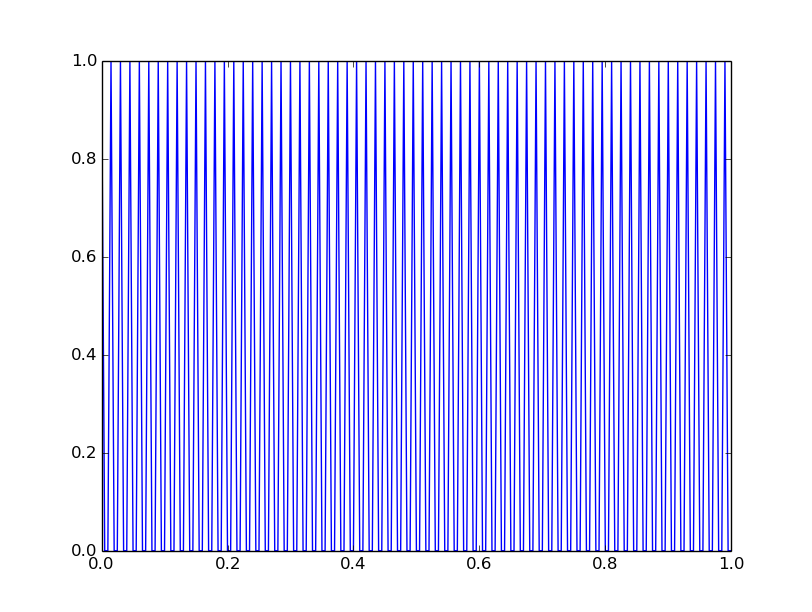
#> input picture images/1.png, 812 x 612 px, found by its file name
$ python recep_field.py
#> lines starting #> are read from the running program, lines starting #| are printed output that depends on the picture
####################################################### README #########################################################

# This file consists of function that convolves an image with a receptive field so that input to the network is
# close to the form perceived by our eyes.

#########################################################################################################################


import numpy as np
import cv2
from parameters import param as par

def rf(inp):
	sca1 =  0.625
	sca2 =  0.125
	sca3 = -0.125
	sca4 = -.5

	#Receptive field kernel
	w = [[	sca4 ,sca3 , sca2 ,sca3 ,sca4],
	 	[	sca3 ,sca2 , sca1 ,sca2 ,sca3],
	 	[ 	sca2 ,sca1 , 	1 ,sca1 ,sca2],
	 	[	sca3 ,sca2 , sca1 ,sca2 ,sca3],
	 	[	sca4 ,sca3 , sca2 ,sca3 ,sca4]]

	pot = np.zeros([par.pixel_x,par.pixel_x])
	ran = [-2,-1,0,1,2]
	ox = 2
	oy = 2

	#Convolution
	for i in range(par.pixel_x):
		for j in range(par.pixel_x):
			summ = 0
			for m in ran:
				for n in ran:
					if (i+m)>=0 and (i+m)<=par.pixel_x-1 and (j+n)>=0 and (j+n)<=par.pixel_x-1:
						summ = summ + w[ox+m][oy+n]*inp[i+m][j+n]/255
			pot[i][j] = summ
	return pot

if __name__ == '__main__':

	img = cv2.imread("mnist1/" + str(1) + ".png", 0)
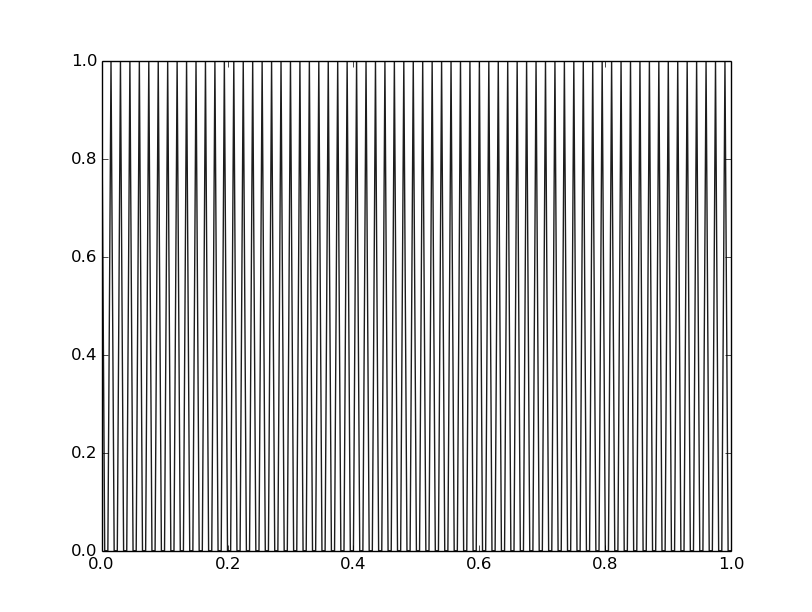
#> img: shape (612, 812); min 0, max 255, mean 213.9
	pot = rf(img)
#> after the loop in rf, `for i in range(par.pixel_x):`:
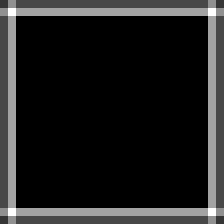
#> pot: shape (28, 28) float64 (shown 8 times larger); min 1.5, max 3.25, mean 1.72; drawn with min black and max white
	max_a = []
	min_a = []
	for i in pot:
		max_a.append(max(i))
		min_a.append(min(i))
#> this loop made 28 passes
#> after the loop, max_a = 28 values, max 3.25 at index 1, min 2.5 at index 0, mean 2.66; min_a = 28 values, max 2.5 at index 1, min 1.5 at index 2, mean 1.6
	print ("max", max(max_a))
#| max 3.25
	print ("min", min(min_a))
#| min 1.5

$ run again, with images/2.png copied over images/1.png
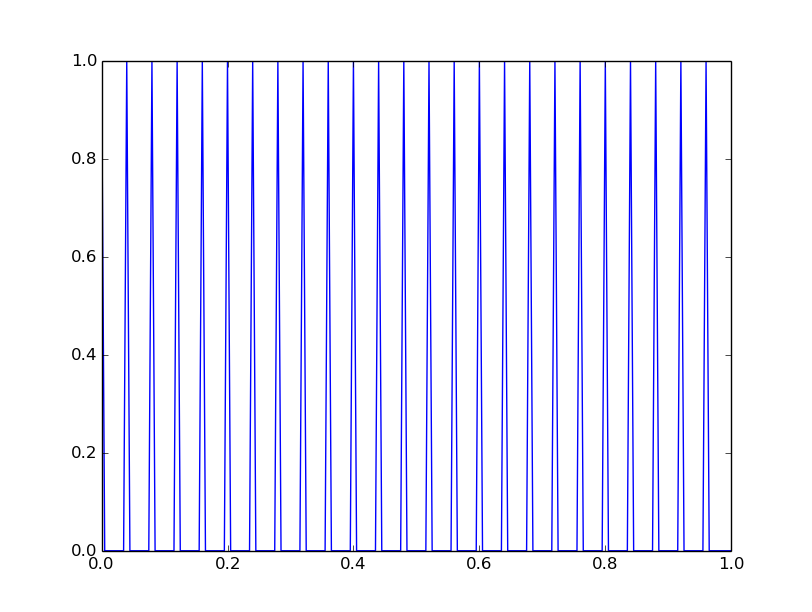
#> input picture images/2.png, 812 x 612 px, found by its file name
#> `img = cv2.imread("mnist1/" + str(1) + ".png", 0)`:
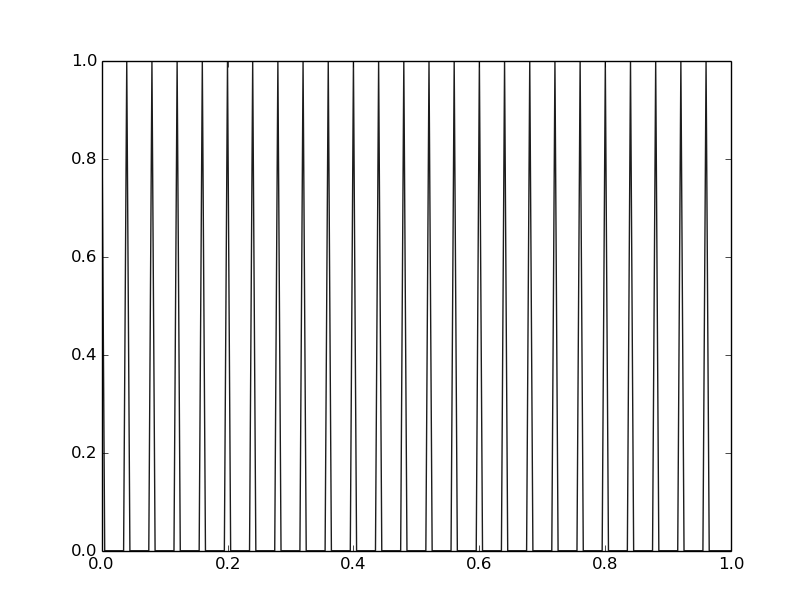
#> img: shape (612, 812); min 0, max 255, mean 238.4
#> the loop `for i in pot:` made 28 passes
#> after the loop `for i in pot:`: max_a = 28 values, max 3.25 at index 1, min 2.5 at index 0, mean 2.66; min_a = 28 values, max 2.5 at index 1, min 1.5 at index 2, mean 1.6
#| max 3.25
#| min 1.5

$ run again, with images/3.png copied over images/1.png
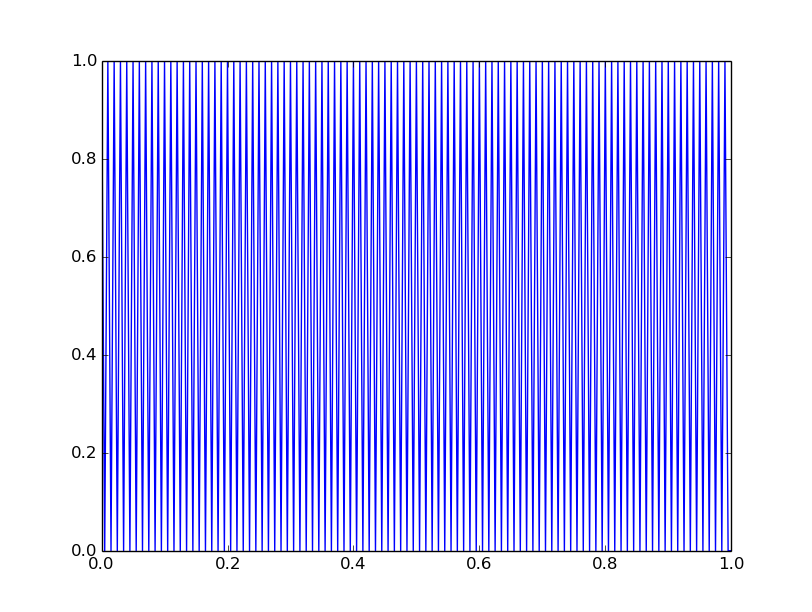
#> input picture images/3.png, 812 x 612 px, found by its file name
#> `img = cv2.imread("mnist1/" + str(1) + ".png", 0)`:
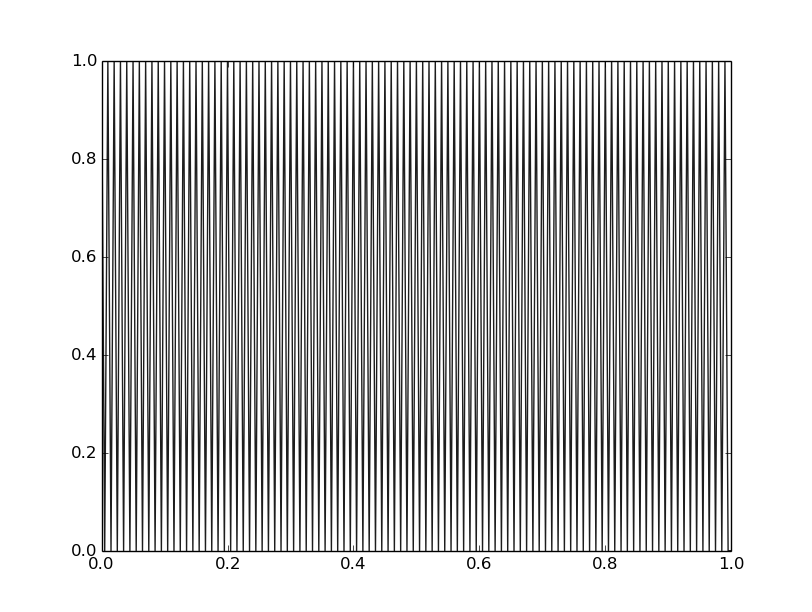
#> img: shape (612, 812); min 0, max 255, mean 198
#> the loop `for i in pot:` made 28 passes
#> after the loop `for i in pot:`: max_a = 28 values, max 3.25 at index 1, min 2.5 at index 0, mean 2.66; min_a = 28 values, max 2.5 at index 1, min 1.5 at index 2, mean 1.6
#| max 3.25
#| min 1.5

$ run again, with images/center.png copied over images/1.png
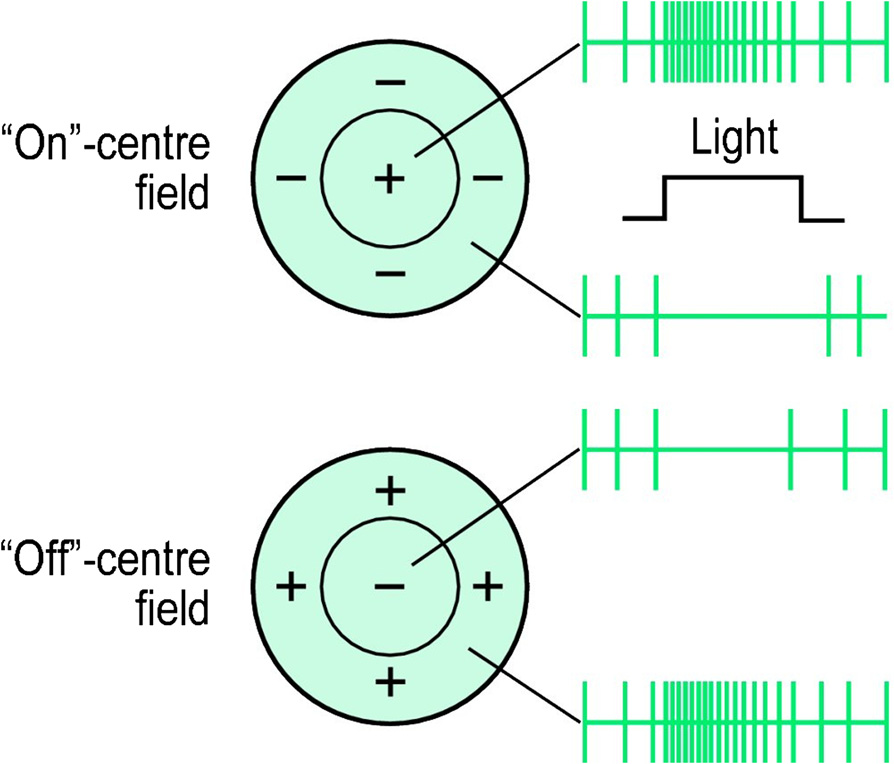
#> input picture images/center.png, 894 x 764 px, found by its file name
#> `img = cv2.imread("mnist1/" + str(1) + ".png", 0)`:
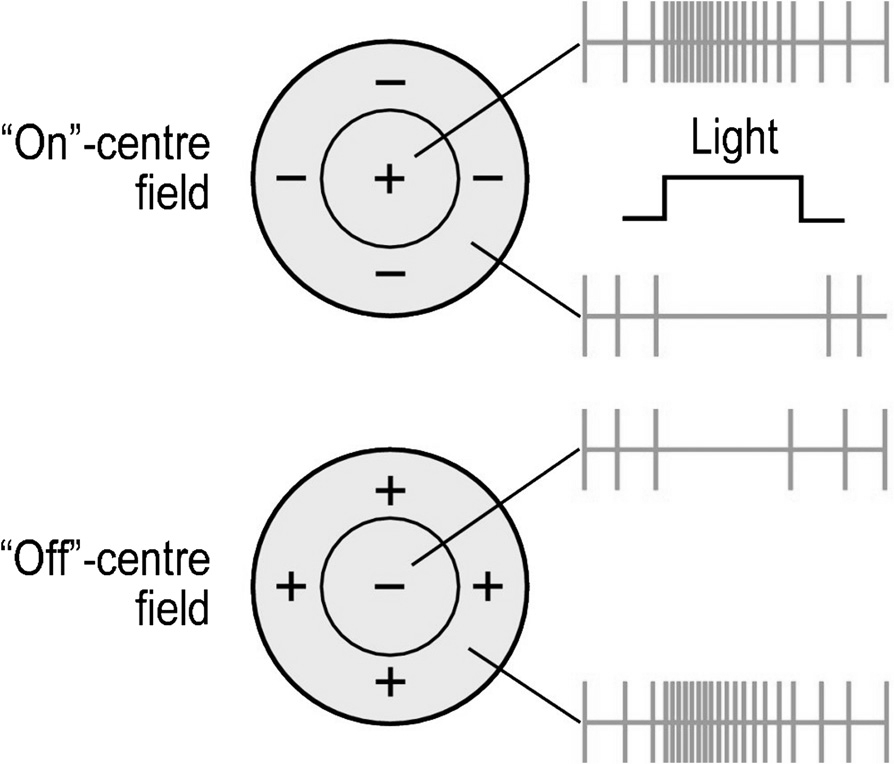
#> img: shape (764, 894); min 0, max 255, mean 238.5
#> the loop `for i in pot:` made 28 passes
#> after the loop `for i in pot:`: max_a = 28 values, max 3.25 at index 1, min 2.5 at index 0, mean 2.66; min_a = 28 values, max 2.5 at index 1, min 1.5 at index 2, mean 1.6
#| max 3.25
#| min 1.5
